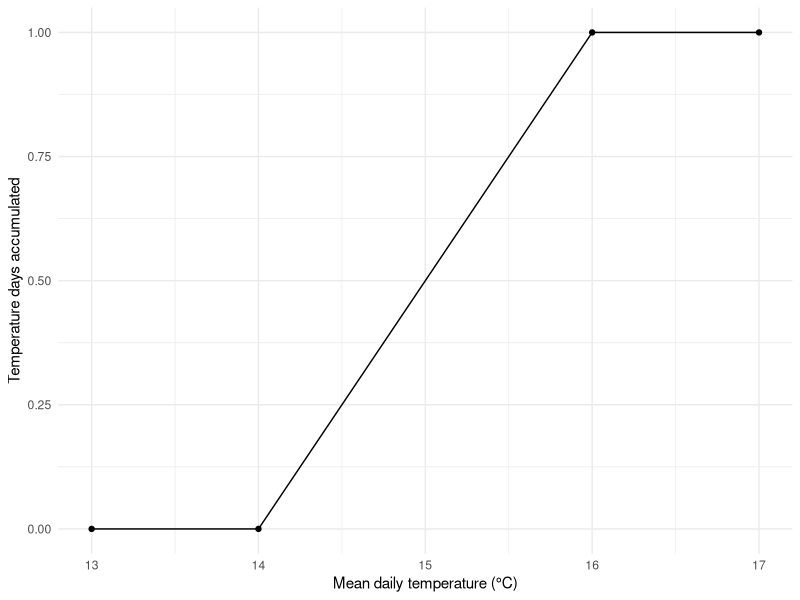

Generate this figure with R:
## ---- chunk 1
df <- data.frame(
    meant = c(13, 14, 16, 17),
    temperature_days = c(0, 0, 1, 1)
)

df |> 
    ggplot2::ggplot(ggplot2::aes(x = meant, y = temperature_days)) +
    ggplot2::geom_line() +
    ggplot2::geom_point() +
    ggplot2::labs(x = "Mean daily temperature (°C)", y = "Temperature days accumulated") +
    ggplot2::theme_minimal()
